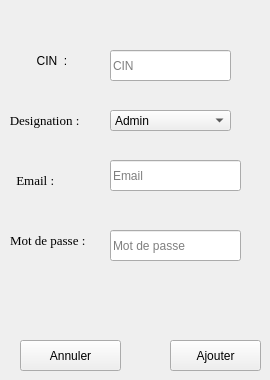
      <widget class="QWidget" name="page_52">
       <widget class="QLabel" name="label_227">
        <property name="geometry">
         <rect>
          <x>10</x>
          <y>40</y>
          <width>71</width>
          <height>41</height>
         </rect>
        </property>
        <property name="styleSheet">
         <string notr="true"/>
        </property>
        <property name="text">
         <string>        CIN  :</string>
        </property>
       </widget>
       <widget class="QLineEdit" name="adresseemp">
        <property name="geometry">
         <rect>
          <x>110</x>
          <y>160</y>
          <width>131</width>
          <height>31</height>
         </rect>
        </property>
        <property name="styleSheet">
         <string notr="true"/>
        </property>
        <property name="readOnly">
         <bool>false</bool>
        </property>
        <property name="placeholderText">
         <string>Email</string>
        </property>
       </widget>
       <widget class="QPushButton" name="Annuler_ajout_2">
        <property name="geometry">
         <rect>
          <x>20</x>
          <y>340</y>
          <width>101</width>
          <height>31</height>
         </rect>
        </property>
        <property name="toolTip">
         <string>Annulation de l'ajout</string>
        </property>
        <property name="styleSheet">
         <string notr="true"/>
        </property>
        <property name="text">
         <string>Annuler</string>
        </property>
        <property name="icon">
         <iconset>
          <normaloff>:/new/prefix1/Images/cross-small.png</normaloff>:/new/prefix1/Images/cross-small.png</iconset>
        </property>
       </widget>
       <widget class="QLineEdit" name="cinemp">
        <property name="geometry">
         <rect>
          <x>110</x>
          <y>50</y>
          <width>121</width>
          <height>31</height>
         </rect>
        </property>
        <property name="styleSheet">
         <string notr="true"/>
        </property>
        <property name="placeholderText">
         <string>CIN</string>
        </property>
       </widget>
       <widget class="QLabel" name="label_228">
        <property name="geometry">
         <rect>
          <x>0</x>
          <y>100</y>
          <width>101</width>
          <height>41</height>
         </rect>
        </property>
        <property name="font">
         <font>
          <family>Times New Roman</family>
          <pointsize>10</pointsize>
          <weight>9</weight>
          <italic>false</italic>
          <bold>false</bold>
         </font>
        </property>
        <property name="styleSheet">
         <string notr="true"/>
        </property>
        <property name="text">
         <string>   Designation :</string>
        </property>
       </widget>
       <widget class="QComboBox" name="desi_3">
        <property name="geometry">
         <rect>
          <x>110</x>
          <y>110</y>
          <width>121</width>
          <height>21</height>
         </rect>
        </property>
        <item>
         <property name="text">
          <string>Admin</string>
         </property>
        </item>
        <item>
         <property name="text">
          <string>Gestion_enfant</string>
         </property>
        </item>
        <item>
         <property name="text">
          <string>Gestion_event</string>
         </property>
        </item>
        <item>
         <property name="text">
          <string>Gestion_partenaire</string>
         </property>
        </item>
        <item>
         <property name="text">
          <string>Gestion_stock</string>
         </property>
        </item>
       </widget>
       <widget class="QLabel" name="label_229">
        <property name="geometry">
         <rect>
          <x>0</x>
          <y>160</y>
          <width>101</width>
          <height>41</height>
         </rect>
        </property>
        <property name="font">
         <font>
          <family>Times New Roman</family>
          <pointsize>10</pointsize>
          <weight>9</weight>
          <italic>false</italic>
          <bold>false</bold>
         </font>
        </property>
        <property name="styleSheet">
         <string notr="true"/>
        </property>
        <property name="text">
         <string>     Email :</string>
        </property>
       </widget>
       <widget class="QLabel" name="mdp_2">
        <property name="geometry">
         <rect>
          <x>10</x>
          <y>220</y>
          <width>91</width>
          <height>41</height>
         </rect>
        </property>
        <property name="font">
         <font>
          <family>Times New Roman</family>
          <pointsize>10</pointsize>
          <weight>9</weight>
          <italic>false</italic>
          <bold>false</bold>
         </font>
        </property>
        <property name="styleSheet">
         <string notr="true"/>
        </property>
        <property name="text">
         <string>Mot de passe :</string>
        </property>
       </widget>
       <widget class="QPushButton" name="Ajouter_btn_2">
        <property name="geometry">
         <rect>
          <x>170</x>
          <y>340</y>
          <width>91</width>
          <height>31</height>
         </rect>
        </property>
        <property name="toolTip">
         <string>Ajouter un nouvel employé</string>
        </property>
        <property name="styleSheet">
         <string notr="true"/>
        </property>
        <property name="text">
         <string>Ajouter</string>
        </property>
        <property name="icon">
         <iconset>
          <normaloff>:/new/prefix1/Images/ajouter.png</normaloff>:/new/prefix1/Images/ajouter.png</iconset>
        </property>
       </widget>
       <widget class="QLineEdit" name="Mdpemp">
        <property name="geometry">
         <rect>
          <x>110</x>
          <y>230</y>
          <width>131</width>
          <height>31</height>
         </rect>
        </property>
        <property name="styleSheet">
         <string notr="true"/>
        </property>
        <property name="echoMode">
         <enum>QLineEdit::Password</enum>
        </property>
        <property name="readOnly">
         <bool>false</bool>
        </property>
        <property name="placeholderText">
         <string>Mot de passe</string>
        </property>
       </widget>
      </widget>
